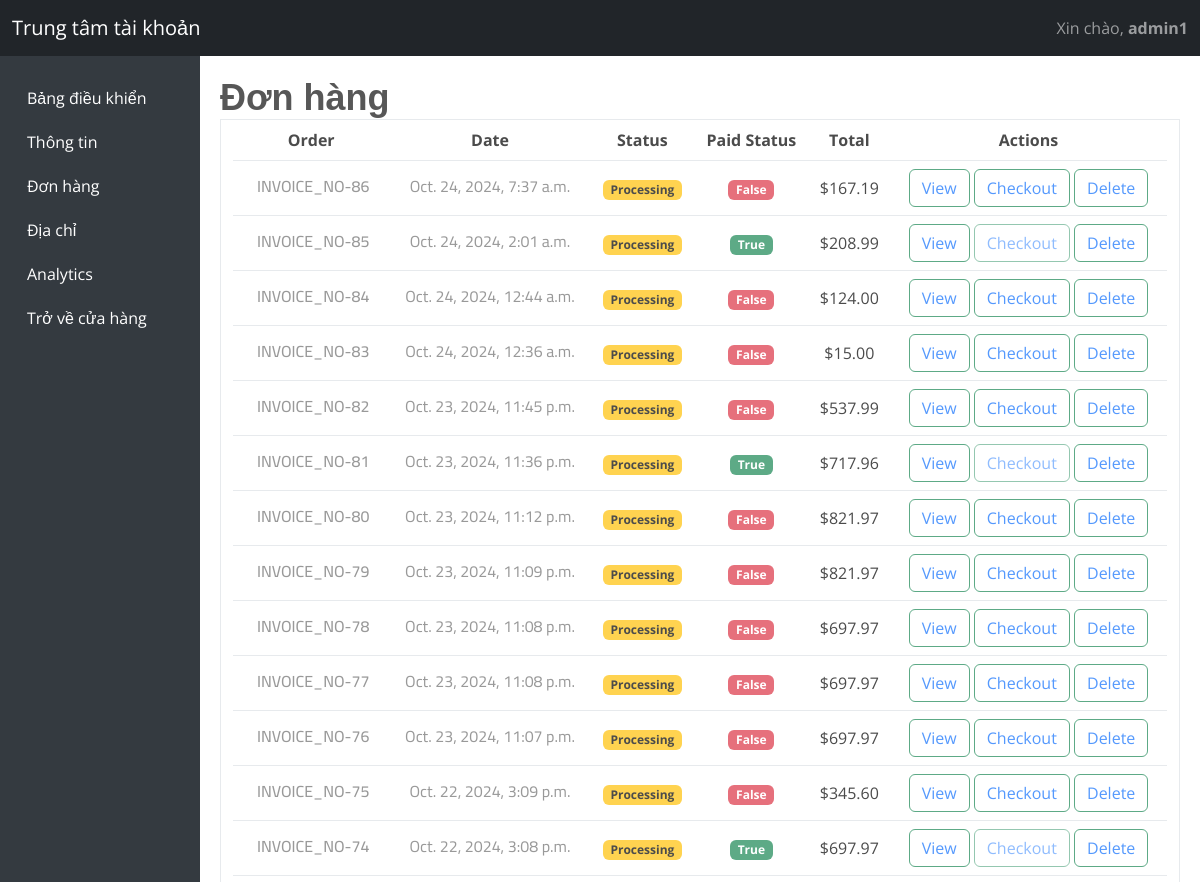
/dashboard/order/ (signed in, upper part), run on an earlier commit of the app's database.
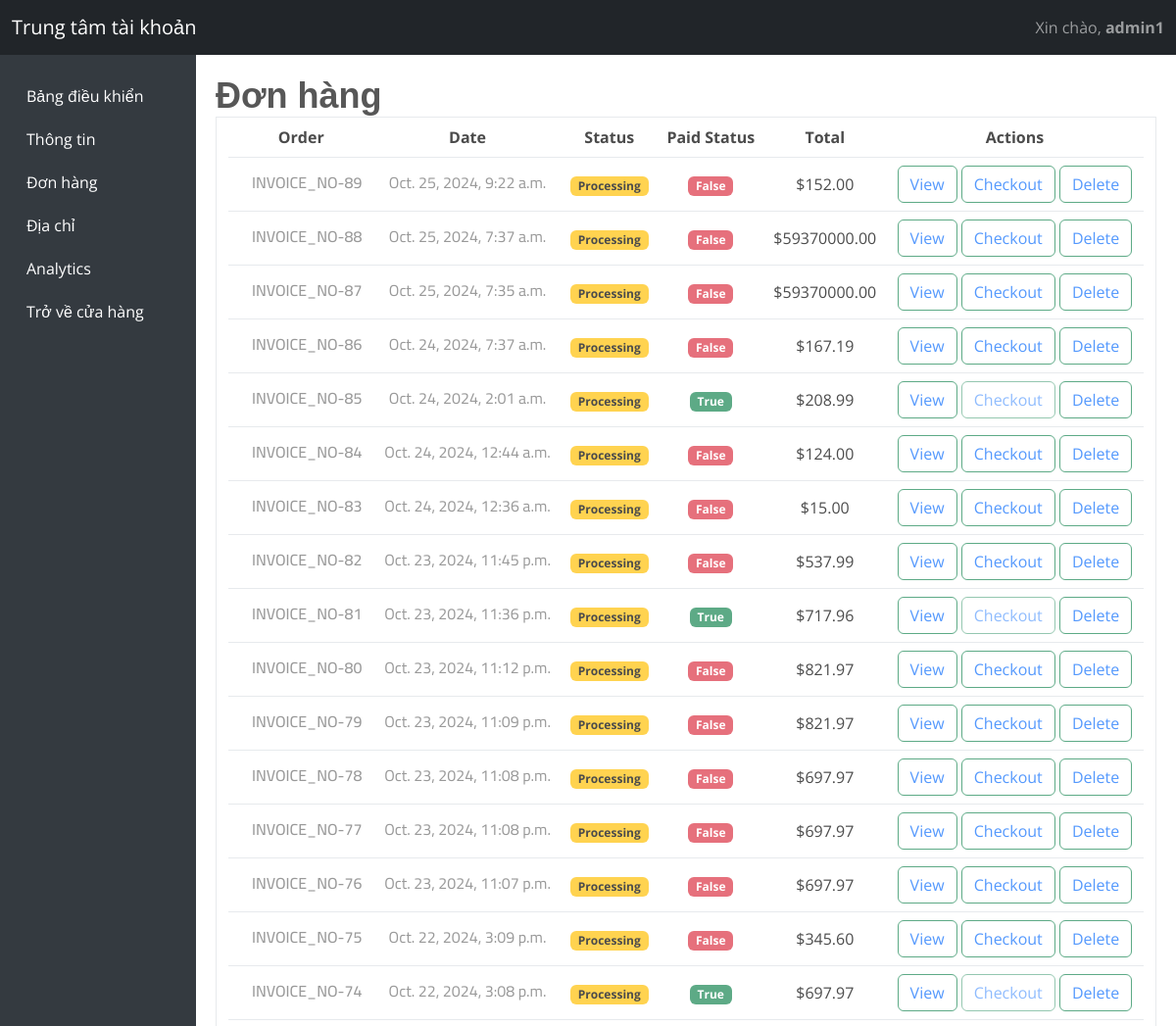
And on a later commit of the database.
### userauths/models.py (models this page shows)
class User(AbstractUser):
    email = models.EmailField(unique=True)
    username = models.CharField(max_length=100)
    bio = models.CharField(max_length=100)
    USERNAME_FIELD = "email"
    REQUIRED_FIELDS = ['username']
    def __str__(self):
      return self.username

### core/models.py (models this page shows)
class CartOrder(models.Model):
    user = models.ForeignKey(User, on_delete=models.CASCADE)
    full_name = models.CharField(max_length=100, null=True, blank=True)
    email = models.CharField(max_length=100, null=True, blank=True)
    phone = models.CharField(max_length=100, null=True, blank=True)
    address = models.CharField(max_length=100, null=True, blank=True)
    city = models.CharField(max_length=100, null=True, blank=True)
    state = models.CharField(max_length=100, null=True, blank=True)
    country = models.CharField(max_length=100, null=True, blank=True)
    price = models.DecimalField(max_digits=12, decimal_places=2, default="0.00")
    saved = models.DecimalField(max_digits=12, decimal_places=2, default="0.00")
    coupons = models.ManyToManyField("core.Coupon", blank=True)
    shipping_method = models.CharField(max_length=100, null=True, blank=True)
    tracking_id = models.CharField(max_length=100, null=True, blank=True)
    tracking_website_address = models.CharField(max_length=100, null=True, blank=True)
    paid_status = models.BooleanField(default=False)
    order_date = models.DateTimeField(auto_now_add=True, null=True, blank=True)
    product_status = models.CharField(choices=STATUS_CHOICE, max_length=30, default="processing")
    sku = ShortUUIDField(null=True, blank=True, length=5,prefix="SKU", max_length=20, alphabet="1234567890")
    oid = ShortUUIDField(null=True, blank=True, length=8, max_length=20, alphabet="1234567890")
    stripe_payment_intent = models.CharField(max_length=1000, null=True, blank=True)
    class Meta:
        verbose_name_plural = "Cart Order"

### dashboard/views.py (the view)
# urls.py: path("order/", order_view, name="order"),
def order_view(request):
  orders_list = CartOrder.objects.filter(user=request.user).order_by("-id")
  context = {
    "orders_list": orders_list,
    'active_section': 'order'
  }
  return render(request,'dashboard/order.html',context)

### core/context_processor.py (called while the page is built)
def default(request):
  categories  = Category.objects.all()
  vendors = Vendor.objects.all()
  username = request.user
  min_max_price = Product.objects.aggregate(Min("price"),Max("price"))
  if request.user.is_authenticated:
    try:
        wishlist = WishList.objects.filter(user=request.user)
    except:
        messages.warning(request, "Bạn cần đăng nhập trước.")
        wishlist = 0
  else:
      wishlist = 0
  return {
    "categories":categories,
    "vendors":vendors,
    'wishlist':wishlist,
    "min_max_price":min_max_price,
    "username":username
  }

### templates/dashboard/order.html (shortened to what this page needs)
{% extends 'partials/user.html' %}
{% load static %}
{% block order %}
  <h2 class="fw-semibold">Đơn hàng</h2>
  <div class="container border">
    <table class="table align-middle mb-0 bg-white table-hover text-center">
      <thead class="bg-light">
        <tr>
          <th>Order</th>
          <th>Date</th>
          <th>Status</th>
          <th>Paid Status</th>
          <th>Total</th>
          <th>Actions</th>
        </tr>
      </thead>
      <tbody>
        {% for o in orders_list %}
          <tr>
            <td>
              <div class="d-flex align-items-center">
                <div class="ms-3">
                  <p class="fw-medium mb-1">INVOICE_NO-{{ o.id }}</p>
                </div>
              </div>
            </td>
            <td>
              <p class="fw-normal mb-1">{{ o.order_date }}</p>
            </td>
            <td>
              {% if o.product_status == 'processing' %}
                <span class="badge text-bg-warning">{{ o.product_status|title }}</span>
              {% elif o.product_status == 'shipped' %}
                <span class="badge text-bg-info">{{ o.product_status|title }}</span>
              {% elif o.product_status == 'delivered' %}
                <span class="badge text-bg-success px-2">{{ o.product_status|title }}</span>
              {% endif %}
            </td>
            <td>
              {% if o.paid_status %}
                <span class="badge text-bg-success">{{ o.paid_status|title }}</span>
              {% else %}
                <span class="badge text-bg-danger">{{ o.paid_status|title }}</span>
              {% endif %}
            </td>
            <td>${{ o.price }}</td>
            <td>
              <button type="button" class="btn btn-outline-success"><a href="{% url 'dashboard:order-detail' o.id %}">View</a></button>
              {% if o.paid_status %}
                <button disabled type="button" class="btn btn-outline-success text-secondary"><a href="{% url 'core:checkout' o.oid %}">Checkout</a></button>
              {% else %}
                <button type="button" class="btn btn-outline-success"><a href="{% url 'core:checkout' o.oid %}">Checkout</a></button>
              {% endif %}
              <button type="button" class="btn btn-outline-success"><a href="{% url 'core:checkout' o.oid %}">Delete</a></button>
            </td>
          </tr>
        {% endfor %}
      </tbody>
    </table>
  </div>
{% endblock %}

### templates/partials/user.html (shortened to what this page needs)
{% load static %}
<!DOCTYPE html>
<html lang="en">
  <head>
    <link rel="stylesheet" href="https://cdnjs.cloudflare.com/ajax/libs/font-awesome/6.6.0/css/all.min.css" />
    <link href="https://cdn.jsdelivr.net/npm/bootstrap@5.3.3/dist/css/bootstrap.min.css" rel="stylesheet" />
    <link rel="stylesheet" href="//cdn.jsdelivr.net/npm/alertifyjs@1.14.0/build/css/alertify.min.css" />
    <link rel="stylesheet" href="//cdn.jsdelivr.net/npm/alertifyjs@1.14.0/build/css/themes/default.min.css" />
    <link rel="stylesheet" href="{% static 'assets/css/nice-select.css' %}" type="text/css" />
    <link rel="stylesheet" href="{% static 'assets/css/jquery-ui.min.css' %}" type="text/css" />
    <link rel="stylesheet" href="{% static 'assets/css/owl.carousel.min.css' %}" type="text/css" />
    <link rel="stylesheet" href="{% static 'assets/css/slicknav.min.css' %}" type="text/css" />
    <link rel="stylesheet" href="{% static 'assets/css/style.css' %}" type="text/css" />
  </head>
  <body>
    <nav class="navbar navbar-dark bg-dark">
      <div class="container-fluid">
        <a class="navbar-brand" href="#">Trung tâm tài khoản</a>
        <span class="navbar-text">Xin chào, <strong>{{ username }}</strong></span>
      </div>
    </nav>
    <div class="container-fluid">
      <div class="row">
        <div class="col-md-3 col-lg-2 sidebar" style="height: inherit;min-height: 100vh;">
          <a href="{% url 'dashboard:index' %}" onclick="">Bảng điều khiển</a>
          <a href="{% url 'dashboard:profile' %}" onclick="">Thông tin</a>
          <a href="{% url 'dashboard:order' %}" onclick="">Đơn hàng</a>
          <a href="{% url 'dashboard:address' %}" onclick="">Địa chỉ</a>
          <a href="#" onclick="">Analytics</a>
          <a href="{% url 'core:index' %}">Trở về cửa hàng</a>
        </div>
        <div class="col-md-9 col-lg-10 content">
          <div id="messages" class="section-content {% if active_section == 'order' %}active-section{% endif %}">
            {% block order %}
            {% endblock %}
          </div>
        </div>
      </div>
    </div>
  </body>
</html>

### static/assets/css/style.css (style rules this page uses)
tml, body { height: 100%; font-family: "Open Sans", sans-serif; -webkit-font-smoothing: antialiased; }
h1, h2, h3, h4, h5, h6 { margin: 0; color: #111111; font-weight: 400; font-family: "Public Sans", sans-serif; }
h2 { font-size: 36px; }
p { font-size: 16px; font-family: "Cairo", sans-serif; color: #6f6f6f; font-weight: 400; line-height: 26px; margin: 0 0 15px 0; }
a { text-decoration: none; }
@media only screen and (min-width: 1200px) { .container { max-width: 1170px; } }

### templates/partials/user.html (style rules this page uses)
.sidebar { height: 100vh; background-color: #343a40; color: white; padding-top: 20px; }
.sidebar a { color: white; padding: 10px 15px; display: block; text-decoration: none; }
.content { padding: 20px; }
.section-content { display: none; opacity: 0.7; }
.active-section { display: block; }

What changed in the data, as far as the page shows it:
added CartOrder: id "89", order_date "Oct. 25, 2024, 9:22 a.m.", product_status "Processing", paid_status "False", price "152.00", shows "Checkout"
added CartOrder: id "88", order_date "Oct. 25, 2024, 7:37 a.m.", product_status "Processing", paid_status "False", price "59370000.00", shows "Checkout"
added CartOrder: id "87", order_date "Oct. 25, 2024, 7:35 a.m.", product_status "Processing", paid_status "False", price "59370000.00", shows "Checkout"
